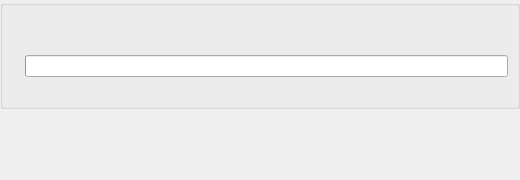
<?xml version="1.0" encoding="UTF-8"?>
<ui version="4.0">
 <class>AchievementHeaderWidget</class>
 <widget class="QWidget" name="AchievementHeaderWidget">
  <property name="geometry">
   <rect>
    <x>0</x>
    <y>0</y>
    <width>520</width>
    <height>180</height>
   </rect>
  </property>
  <layout class="QVBoxLayout" name="rootLayout">
   <property name="leftMargin">
    <number>0</number>
   </property>
   <property name="topMargin">
    <number>0</number>
   </property>
   <property name="rightMargin">
    <number>0</number>
   </property>
   <property name="bottomMargin">
    <number>0</number>
   </property>
   <property name="alignment">
    <set>Qt::AlignmentFlag::AlignTop</set>
   </property>
   <item>
    <widget class="QGroupBox" name="headerBox">
     <layout class="QHBoxLayout" name="headerLayout">
      <item>
       <layout class="QVBoxLayout" name="iconColumn">
        <item>
         <widget class="QLabel" name="userIcon">
          <property name="text">
           <string/>
          </property>
         </widget>
        </item>
        <item>
         <widget class="QLabel" name="gameIcon">
          <property name="text">
           <string/>
          </property>
         </widget>
        </item>
       </layout>
      </item>
      <item>
       <layout class="QVBoxLayout" name="textColumn">
        <item>
         <widget class="QLabel" name="nameLabel">
          <property name="text">
           <string/>
          </property>
          <property name="wordWrap">
           <bool>true</bool>
          </property>
         </widget>
        </item>
        <item>
         <widget class="QLabel" name="pointsLabel">
          <property name="text">
           <string/>
          </property>
          <property name="wordWrap">
           <bool>true</bool>
          </property>
         </widget>
        </item>
        <item>
         <widget class="QProgressBar" name="gameProgress">
          <property name="value">
           <number>0</number>
          </property>
          <property name="textVisible">
           <bool>false</bool>
          </property>
          <layout class="QVBoxLayout" name="progressOverlayLayout">
           <property name="leftMargin">
            <number>0</number>
           </property>
           <property name="topMargin">
            <number>0</number>
           </property>
           <property name="rightMargin">
            <number>0</number>
           </property>
           <property name="bottomMargin">
            <number>0</number>
           </property>
           <item>
            <widget class="QLabel" name="progressLabel">
             <property name="styleSheet">
              <string notr="true">background-color:transparent;</string>
             </property>
             <property name="text">
              <string/>
             </property>
             <property name="alignment">
              <set>Qt::AlignmentFlag::AlignCenter</set>
             </property>
            </widget>
           </item>
          </layout>
         </widget>
        </item>
        <item>
         <widget class="QLabel" name="richPresenceLabel">
          <property name="text">
           <string/>
          </property>
          <property name="wordWrap">
           <bool>true</bool>
          </property>
         </widget>
        </item>
       </layout>
      </item>
     </layout>
    </widget>
   </item>
  </layout>
 </widget>
 <resources/>
 <connections/>
</ui>
